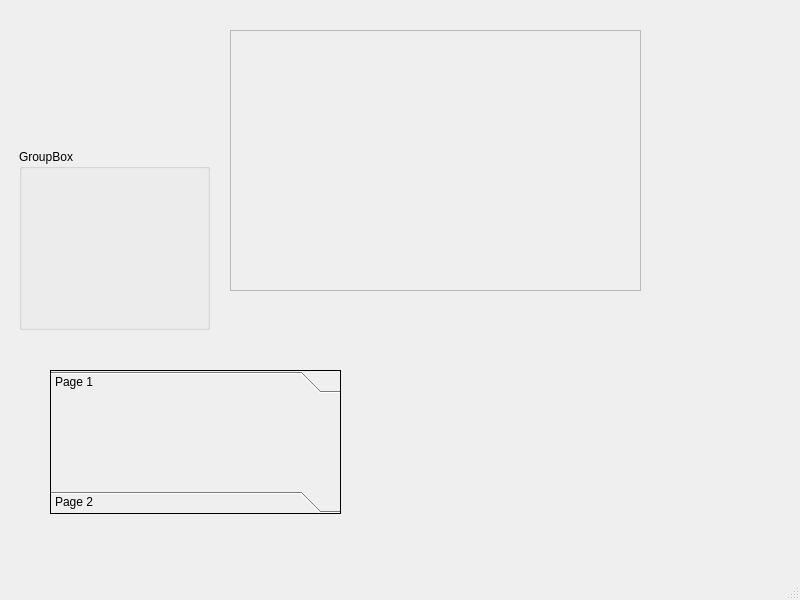
<?xml version="1.0" encoding="UTF-8"?>
<ui version="4.0">
 <class>MainWindow</class>
 <widget class="QMainWindow" name="MainWindow">
  <property name="geometry">
   <rect>
    <x>0</x>
    <y>0</y>
    <width>800</width>
    <height>600</height>
   </rect>
  </property>
  <property name="windowTitle">
   <string>MainWindow</string>
  </property>
  <widget class="QWidget" name="centralwidget">
   <widget class="QFrame" name="frame">
    <property name="geometry">
     <rect>
      <x>230</x>
      <y>30</y>
      <width>411</width>
      <height>261</height>
     </rect>
    </property>
    <property name="frameShape">
     <enum>QFrame::StyledPanel</enum>
    </property>
    <property name="frameShadow">
     <enum>QFrame::Raised</enum>
    </property>
   </widget>
   <widget class="QWidget" name="widget" native="true">
    <property name="geometry">
     <rect>
      <x>260</x>
      <y>310</y>
      <width>120</width>
      <height>80</height>
     </rect>
    </property>
   </widget>
   <widget class="QWidget" name="widget_2" native="true">
    <property name="geometry">
     <rect>
      <x>500</x>
      <y>260</y>
      <width>120</width>
      <height>80</height>
     </rect>
    </property>
   </widget>
   <widget class="QToolBox" name="toolBox">
    <property name="geometry">
     <rect>
      <x>50</x>
      <y>370</y>
      <width>291</width>
      <height>144</height>
     </rect>
    </property>
    <property name="layoutDirection">
     <enum>Qt::LeftToRight</enum>
    </property>
    <property name="frameShape">
     <enum>QFrame::Box</enum>
    </property>
    <property name="currentIndex">
     <number>0</number>
    </property>
    <widget class="QWidget" name="page">
     <property name="geometry">
      <rect>
       <x>0</x>
       <y>0</y>
       <width>289</width>
       <height>74</height>
      </rect>
     </property>
     <attribute name="label">
      <string>Page 1</string>
     </attribute>
    </widget>
    <widget class="QWidget" name="page_2">
     <property name="geometry">
      <rect>
       <x>0</x>
       <y>0</y>
       <width>291</width>
       <height>76</height>
      </rect>
     </property>
     <attribute name="label">
      <string>Page 2</string>
     </attribute>
    </widget>
   </widget>
   <widget class="QGroupBox" name="groupBox">
    <property name="geometry">
     <rect>
      <x>19</x>
      <y>149</y>
      <width>191</width>
      <height>181</height>
     </rect>
    </property>
    <property name="title">
     <string>GroupBox</string>
    </property>
   </widget>
  </widget>
  <widget class="QMenuBar" name="menubar">
   <property name="geometry">
    <rect>
     <x>0</x>
     <y>0</y>
     <width>800</width>
     <height>22</height>
    </rect>
   </property>
  </widget>
  <widget class="QStatusBar" name="statusbar"/>
 </widget>
 <resources/>
 <connections/>
</ui>
